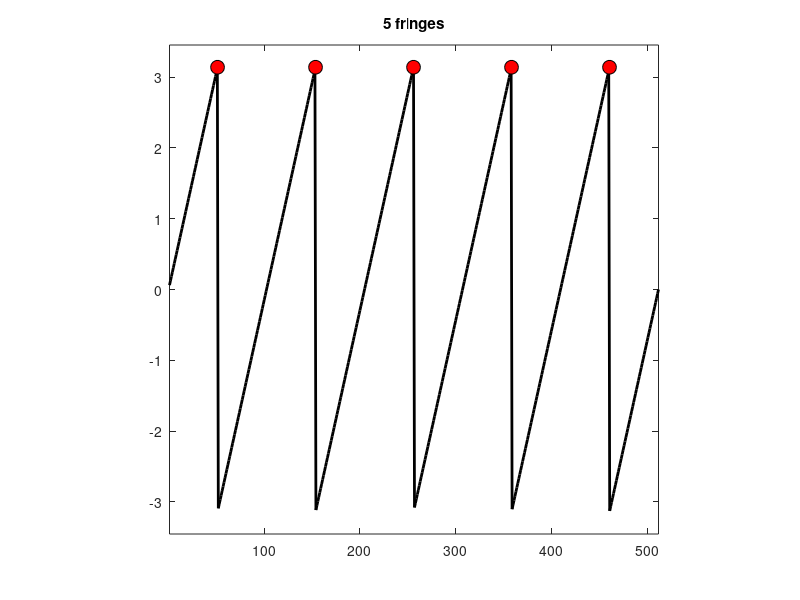

Write the MATLAB code that produced this figure.
addpath(fullfile('..', 'correlation_algorithms'));
addpath(fullfile('..', 'filtering'));

u = 1:512;
L = length(u);

for sx = 0 : 0.1 : 5; 
    y = angle(exp(2 * pi * 1i * sx/(L) * (u))); 
    n = floor(sx);
    
    ud = L * (2 * (0:n) + 1) / (2 * sx);
    yd = angle(exp(2 * pi * 1i * sx/L * (ud))); 
    
    % Phase jumps occur at intervals of (2n + 1) * pi, with n=0, 1, .. floor(sx)
    % so 2 * pi * u * Sx / L = (2 * n + 1) * pi;
    
    
    
    figure(1); 
    plot(u, y, '-k', 'LineWidth', 2);
    title([num2str(round(sx)) ' fringes']);
    hold on
    plot(ud(ud <= L), yd(ud <= L), 'ok', 'MarkerSize', 10, 'markerfacecolor', 'red');
    hold off
    ylim(1.1 * [-pi pi]); 
    xlim([u(1) u(end)]); 
    axis square; pause(0.1);
    


end;